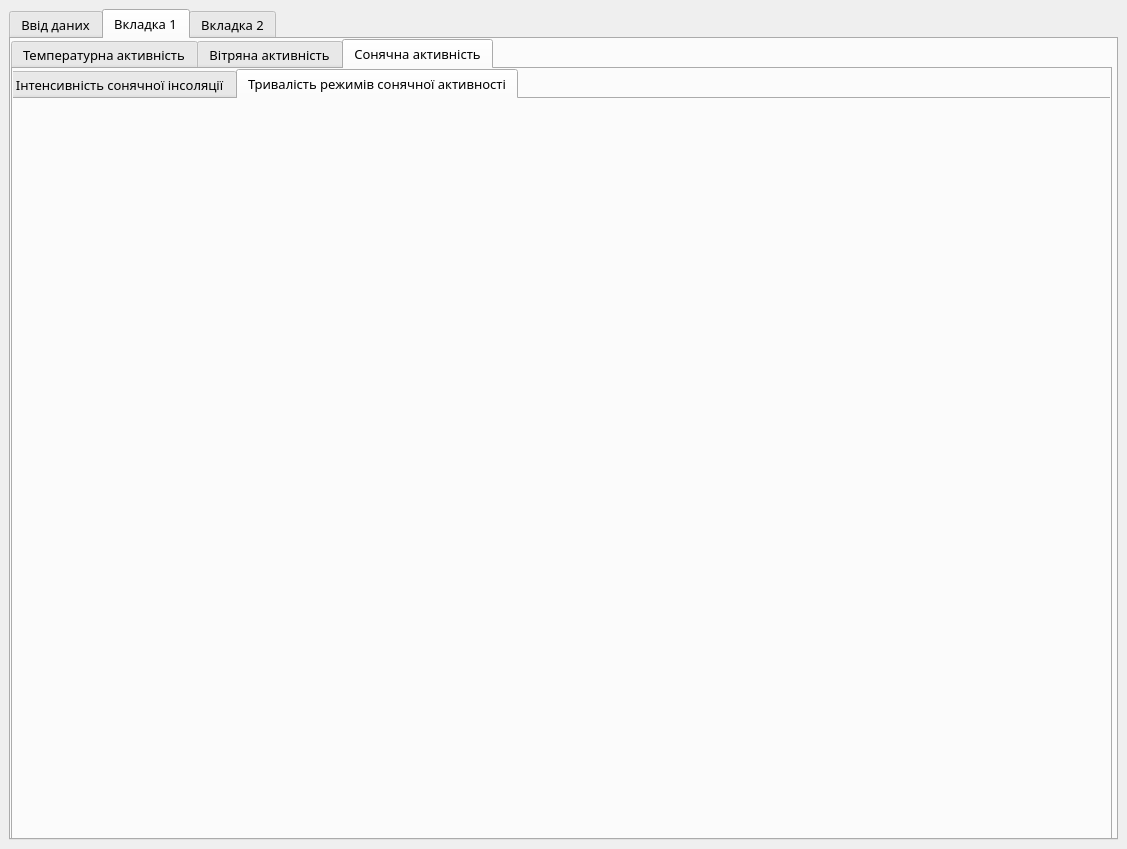
<?xml version="1.0" encoding="UTF-8"?>
<ui version="4.0">
 <class>MainWindow</class>
 <widget class="QMainWindow" name="MainWindow">
  <property name="geometry">
   <rect>
    <x>0</x>
    <y>0</y>
    <width>1127</width>
    <height>849</height>
   </rect>
  </property>
  <property name="windowTitle">
   <string>MainWindow</string>
  </property>
  <widget class="QWidget" name="centralwidget">
   <layout class="QVBoxLayout" name="verticalLayout">
    <item>
     <widget class="QTabWidget" name="tabWidget">
      <property name="font">
       <font>
        <family>MS Reference Sans Serif</family>
        <pointsize>10</pointsize>
        <weight>50</weight>
        <bold>false</bold>
       </font>
      </property>
      <property name="currentIndex">
       <number>1</number>
      </property>
      <widget class="QWidget" name="tab_0">
       <attribute name="title">
        <string>Ввід даних</string>
       </attribute>
       <widget class="QCalendarWidget" name="calendarWidget_1">
        <property name="geometry">
         <rect>
          <x>90</x>
          <y>320</y>
          <width>392</width>
          <height>236</height>
         </rect>
        </property>
        <property name="locale">
         <locale language="Ukrainian" country="Ukraine"/>
        </property>
        <property name="selectedDate">
         <date>
          <year>2012</year>
          <month>1</month>
          <day>1</day>
         </date>
        </property>
        <property name="minimumDate">
         <date>
          <year>2012</year>
          <month>1</month>
          <day>1</day>
         </date>
        </property>
        <property name="maximumDate">
         <date>
          <year>2012</year>
          <month>12</month>
          <day>30</day>
         </date>
        </property>
        <property name="gridVisible">
         <bool>false</bool>
        </property>
        <property name="navigationBarVisible">
         <bool>true</bool>
        </property>
        <property name="dateEditEnabled">
         <bool>true</bool>
        </property>
       </widget>
       <widget class="QCalendarWidget" name="calendarWidget_2">
        <property name="geometry">
         <rect>
          <x>610</x>
          <y>320</y>
          <width>392</width>
          <height>236</height>
         </rect>
        </property>
        <property name="locale">
         <locale language="Ukrainian" country="Ukraine"/>
        </property>
        <property name="selectedDate">
         <date>
          <year>2012</year>
          <month>12</month>
          <day>31</day>
         </date>
        </property>
        <property name="minimumDate">
         <date>
          <year>2012</year>
          <month>1</month>
          <day>2</day>
         </date>
        </property>
        <property name="maximumDate">
         <date>
          <year>2012</year>
          <month>12</month>
          <day>31</day>
         </date>
        </property>
       </widget>
       <widget class="QComboBox" name="comboBox">
        <property name="geometry">
         <rect>
          <x>440</x>
          <y>100</y>
          <width>221</width>
          <height>51</height>
         </rect>
        </property>
        <property name="locale">
         <locale language="Ukrainian" country="Ukraine"/>
        </property>
        <property name="editable">
         <bool>false</bool>
        </property>
        <item>
         <property name="text">
          <string>Не обрано</string>
         </property>
        </item>
        <item>
         <property name="text">
          <string>Дніпро</string>
         </property>
        </item>
        <item>
         <property name="text">
          <string>Донецьк</string>
         </property>
        </item>
        <item>
         <property name="text">
          <string>Івано-Франківськ</string>
         </property>
        </item>
        <item>
         <property name="text">
          <string>Київ</string>
         </property>
        </item>
        <item>
         <property name="text">
          <string>Кривий ріг</string>
         </property>
        </item>
        <item>
         <property name="text">
          <string>Луганськ</string>
         </property>
        </item>
        <item>
         <property name="text">
          <string>Львів</string>
         </property>
        </item>
        <item>
         <property name="text">
          <string>Симферополь</string>
         </property>
        </item>
        <item>
         <property name="text">
          <string>Одеса</string>
         </property>
        </item>
        <item>
         <property name="text">
          <string>Харків</string>
         </property>
        </item>
       </widget>
       <widget class="QLabel" name="label_1">
        <property name="geometry">
         <rect>
          <x>90</x>
          <y>230</y>
          <width>391</width>
          <height>51</height>
         </rect>
        </property>
        <property name="font">
         <font>
          <pointsize>12</pointsize>
         </font>
        </property>
        <property name="text">
         <string>Оберіть початкову дату</string>
        </property>
        <property name="alignment">
         <set>Qt::AlignCenter</set>
        </property>
       </widget>
       <widget class="QLabel" name="label_2">
        <property name="geometry">
         <rect>
          <x>610</x>
          <y>230</y>
          <width>391</width>
          <height>51</height>
         </rect>
        </property>
        <property name="font">
         <font>
          <pointsize>12</pointsize>
         </font>
        </property>
        <property name="text">
         <string>Оберіть кінцеву дату</string>
        </property>
        <property name="alignment">
         <set>Qt::AlignCenter</set>
        </property>
        <property name="wordWrap">
         <bool>false</bool>
        </property>
       </widget>
       <widget class="QLabel" name="label_0">
        <property name="geometry">
         <rect>
          <x>440</x>
          <y>40</y>
          <width>221</width>
          <height>51</height>
         </rect>
        </property>
        <property name="font">
         <font>
          <pointsize>12</pointsize>
         </font>
        </property>
        <property name="text">
         <string>Оберіть місто</string>
        </property>
        <property name="alignment">
         <set>Qt::AlignCenter</set>
        </property>
        <property name="wordWrap">
         <bool>false</bool>
        </property>
       </widget>
       <widget class="QPushButton" name="pushButtonConfirm">
        <property name="geometry">
         <rect>
          <x>440</x>
          <y>660</y>
          <width>221</width>
          <height>51</height>
         </rect>
        </property>
        <property name="text">
         <string>Підтвердити</string>
        </property>
       </widget>
      </widget>
      <widget class="QWidget" name="tab_1">
       <attribute name="title">
        <string>Вкладка 1</string>
       </attribute>
       <widget class="QTabWidget" name="EnterBD">
        <property name="geometry">
         <rect>
          <x>0</x>
          <y>0</y>
          <width>1101</width>
          <height>821</height>
         </rect>
        </property>
        <property name="currentIndex">
         <number>2</number>
        </property>
        <widget class="QWidget" name="tab_tem">
         <attribute name="title">
          <string>Температурна активність</string>
         </attribute>
         <widget class="QWidget" name="widget" native="true">
          <property name="geometry">
           <rect>
            <x>-1</x>
            <y>-1</y>
            <width>1101</width>
            <height>731</height>
           </rect>
          </property>
         </widget>
         <widget class="QTabWidget" name="EnterBD_2">
          <property name="geometry">
           <rect>
            <x>-10</x>
            <y>0</y>
            <width>1111</width>
            <height>821</height>
           </rect>
          </property>
          <property name="currentIndex">
           <number>1</number>
          </property>
          <widget class="QWidget" name="tab_tem1">
           <attribute name="title">
            <string>Температурні умови</string>
           </attribute>
           <widget class="QWidget" name="widget_tem1" native="true">
            <property name="geometry">
             <rect>
              <x>-1</x>
              <y>-1</y>
              <width>1101</width>
              <height>731</height>
             </rect>
            </property>
           </widget>
          </widget>
          <widget class="QWidget" name="tab_tem2">
           <attribute name="title">
            <string>Тривалість температурних режимів</string>
           </attribute>
           <widget class="QWidget" name="widget_tem2" native="true">
            <property name="geometry">
             <rect>
              <x>0</x>
              <y>0</y>
              <width>1101</width>
              <height>731</height>
             </rect>
            </property>
           </widget>
          </widget>
         </widget>
        </widget>
        <widget class="QWidget" name="tab_vit">
         <attribute name="title">
          <string>Вітряна активність</string>
         </attribute>
         <widget class="QWidget" name="widget_2" native="true">
          <property name="geometry">
           <rect>
            <x>0</x>
            <y>0</y>
            <width>1101</width>
            <height>731</height>
           </rect>
          </property>
          <widget class="QTabWidget" name="EnterBD_4">
           <property name="geometry">
            <rect>
             <x>-10</x>
             <y>0</y>
             <width>1121</width>
             <height>831</height>
            </rect>
           </property>
           <property name="currentIndex">
            <number>1</number>
           </property>
           <widget class="QWidget" name="tab_vit1">
            <attribute name="title">
             <string>Роза вітрів</string>
            </attribute>
            <widget class="QWidget" name="widget_vit1" native="true">
             <property name="geometry">
              <rect>
               <x>-1</x>
               <y>0</y>
               <width>1101</width>
               <height>731</height>
              </rect>
             </property>
            </widget>
           </widget>
           <widget class="QWidget" name="tab_vit2">
            <attribute name="title">
             <string>Тривалість режимів вітрової активності</string>
            </attribute>
            <widget class="QWidget" name="widget_vit2" native="true">
             <property name="geometry">
              <rect>
               <x>0</x>
               <y>0</y>
               <width>1101</width>
               <height>731</height>
              </rect>
             </property>
            </widget>
           </widget>
          </widget>
         </widget>
        </widget>
        <widget class="QWidget" name="tab_son">
         <attribute name="title">
          <string>Сонячна активність</string>
         </attribute>
         <widget class="QWidget" name="widget_3" native="true">
          <property name="geometry">
           <rect>
            <x>0</x>
            <y>0</y>
            <width>1101</width>
            <height>731</height>
           </rect>
          </property>
          <widget class="QTabWidget" name="EnterBD_3">
           <property name="geometry">
            <rect>
             <x>-10</x>
             <y>0</y>
             <width>1121</width>
             <height>821</height>
            </rect>
           </property>
           <property name="currentIndex">
            <number>1</number>
           </property>
           <widget class="QWidget" name="tab_son1">
            <attribute name="title">
             <string>Інтенсивність сонячної інсоляції</string>
            </attribute>
            <widget class="QWidget" name="widget_son1" native="true">
             <property name="geometry">
              <rect>
               <x>-1</x>
               <y>-1</y>
               <width>1101</width>
               <height>731</height>
              </rect>
             </property>
            </widget>
           </widget>
           <widget class="QWidget" name="tab_son2">
            <attribute name="title">
             <string>Тривалість режимів сонячної активності</string>
            </attribute>
            <widget class="QWidget" name="widget_son2" native="true">
             <property name="geometry">
              <rect>
               <x>0</x>
               <y>0</y>
               <width>1101</width>
               <height>731</height>
              </rect>
             </property>
            </widget>
           </widget>
          </widget>
         </widget>
        </widget>
       </widget>
      </widget>
      <widget class="QWidget" name="tab_2">
       <attribute name="title">
        <string>Вкладка 2</string>
       </attribute>
      </widget>
     </widget>
    </item>
   </layout>
  </widget>
 </widget>
 <resources/>
 <connections/>
</ui>
